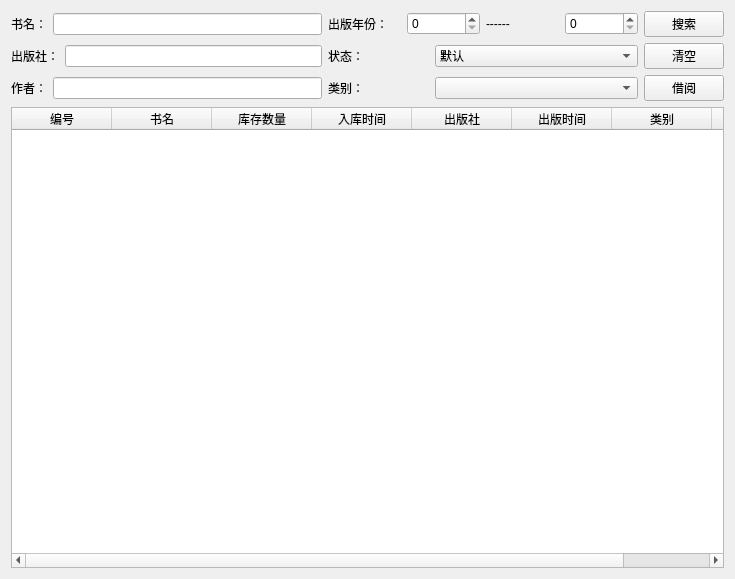
<?xml version="1.0" encoding="UTF-8"?>
<ui version="4.0">
 <class>BookQueryWidget</class>
 <widget class="QWidget" name="BookQueryWidget">
  <property name="geometry">
   <rect>
    <x>0</x>
    <y>0</y>
    <width>735</width>
    <height>579</height>
   </rect>
  </property>
  <property name="windowTitle">
   <string>Form</string>
  </property>
  <layout class="QGridLayout" name="gridLayout">
   <item row="0" column="0">
    <layout class="QHBoxLayout" name="horizontalLayout_3">
     <item>
      <widget class="QLabel" name="label">
       <property name="text">
        <string>书名：</string>
       </property>
      </widget>
     </item>
     <item>
      <widget class="QLineEdit" name="nameLineEdit"/>
     </item>
    </layout>
   </item>
   <item row="0" column="1">
    <layout class="QHBoxLayout" name="horizontalLayout">
     <item>
      <widget class="QLabel" name="label_4">
       <property name="text">
        <string>出版年份：</string>
       </property>
      </widget>
     </item>
     <item>
      <widget class="QSpinBox" name="lowerYearSpinBox">
       <property name="maximum">
        <number>3000</number>
       </property>
      </widget>
     </item>
     <item>
      <widget class="QLabel" name="label_5">
       <property name="text">
        <string>------</string>
       </property>
      </widget>
     </item>
     <item>
      <widget class="QSpinBox" name="upperYearSpinBox">
       <property name="maximum">
        <number>3000</number>
       </property>
      </widget>
     </item>
    </layout>
   </item>
   <item row="0" column="2">
    <widget class="QPushButton" name="searchPushButton">
     <property name="text">
      <string>搜索</string>
     </property>
    </widget>
   </item>
   <item row="1" column="0">
    <layout class="QHBoxLayout" name="horizontalLayout_4">
     <item>
      <widget class="QLabel" name="label_2">
       <property name="text">
        <string>出版社：</string>
       </property>
      </widget>
     </item>
     <item>
      <widget class="QLineEdit" name="pressLineEdit"/>
     </item>
    </layout>
   </item>
   <item row="1" column="1">
    <layout class="QHBoxLayout" name="horizontalLayout_2" stretch="1,2">
     <item>
      <widget class="QLabel" name="label_6">
       <property name="text">
        <string>状态：</string>
       </property>
      </widget>
     </item>
     <item>
      <widget class="QComboBox" name="statusComboBox">
       <property name="currentIndex">
        <number>0</number>
       </property>
       <item>
        <property name="text">
         <string>默认</string>
        </property>
       </item>
       <item>
        <property name="text">
         <string>有库存</string>
        </property>
       </item>
       <item>
        <property name="text">
         <string>已被借出</string>
        </property>
       </item>
      </widget>
     </item>
    </layout>
   </item>
   <item row="1" column="2">
    <widget class="QPushButton" name="clearPushButton">
     <property name="text">
      <string>清空</string>
     </property>
    </widget>
   </item>
   <item row="2" column="0">
    <layout class="QHBoxLayout" name="horizontalLayout_5">
     <item>
      <widget class="QLabel" name="label_3">
       <property name="text">
        <string>作者：</string>
       </property>
      </widget>
     </item>
     <item>
      <widget class="QLineEdit" name="writerLineEdit"/>
     </item>
    </layout>
   </item>
   <item row="2" column="1">
    <layout class="QHBoxLayout" name="horizontalLayout_6" stretch="1,2">
     <item>
      <widget class="QLabel" name="label_7">
       <property name="text">
        <string>类别：</string>
       </property>
      </widget>
     </item>
     <item>
      <widget class="QComboBox" name="catagoryComboBox"/>
     </item>
    </layout>
   </item>
   <item row="2" column="2">
    <widget class="QPushButton" name="loanPushButton">
     <property name="text">
      <string>借阅</string>
     </property>
    </widget>
   </item>
   <item row="3" column="0" colspan="3">
    <widget class="QTableWidget" name="queryTableWidget">
     <property name="editTriggers">
      <set>QAbstractItemView::NoEditTriggers</set>
     </property>
     <property name="selectionMode">
      <enum>QAbstractItemView::SingleSelection</enum>
     </property>
     <property name="selectionBehavior">
      <enum>QAbstractItemView::SelectRows</enum>
     </property>
     <column>
      <property name="text">
       <string>编号</string>
      </property>
     </column>
     <column>
      <property name="text">
       <string>书名</string>
      </property>
     </column>
     <column>
      <property name="text">
       <string>库存数量</string>
      </property>
     </column>
     <column>
      <property name="text">
       <string>入库时间</string>
      </property>
     </column>
     <column>
      <property name="text">
       <string>出版社</string>
      </property>
     </column>
     <column>
      <property name="text">
       <string>出版时间</string>
      </property>
     </column>
     <column>
      <property name="text">
       <string>类别</string>
      </property>
     </column>
     <column>
      <property name="text">
       <string>作者</string>
      </property>
     </column>
    </widget>
   </item>
  </layout>
 </widget>
 <resources/>
 <connections/>
</ui>
